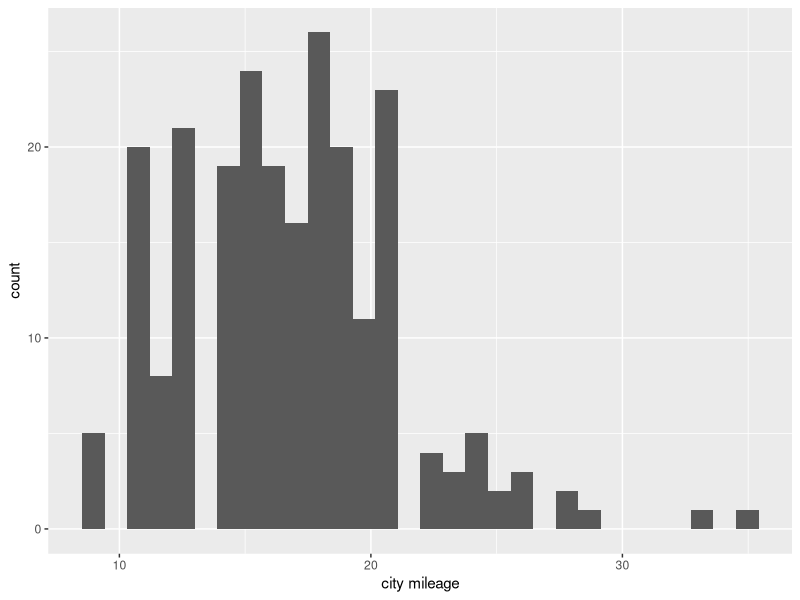
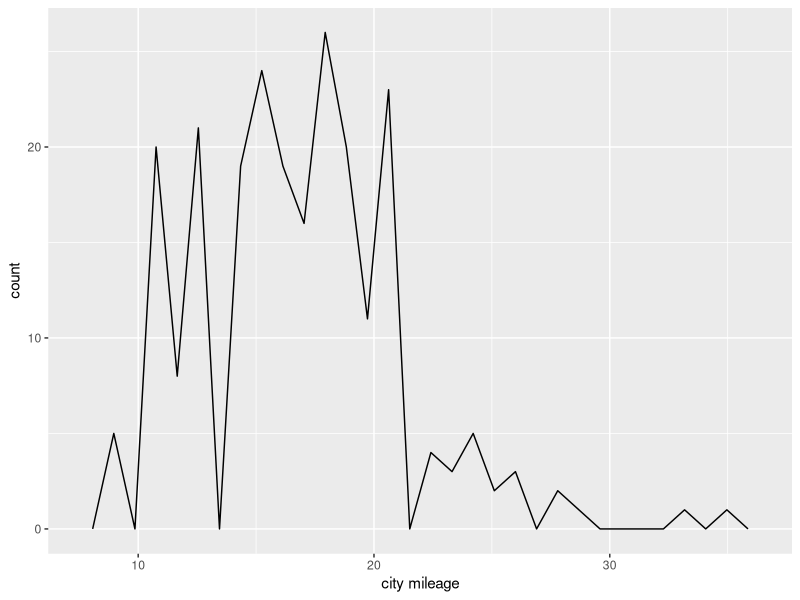
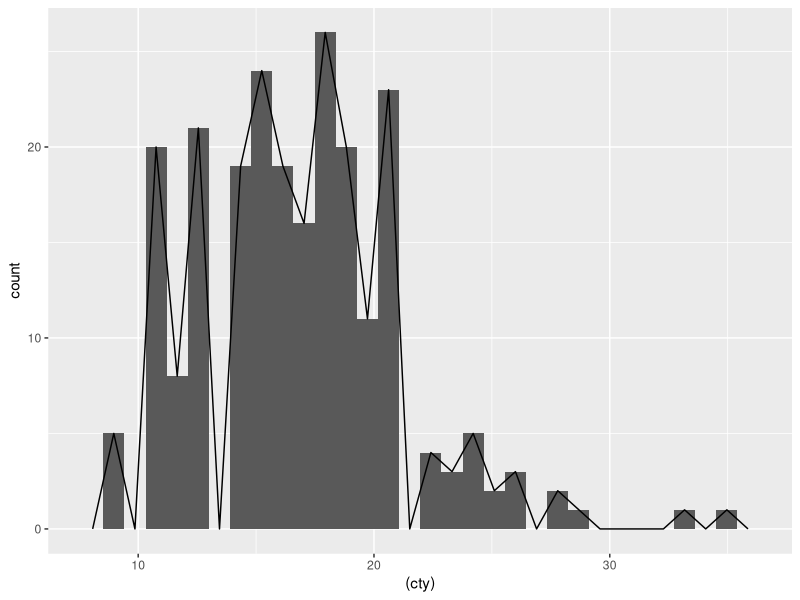
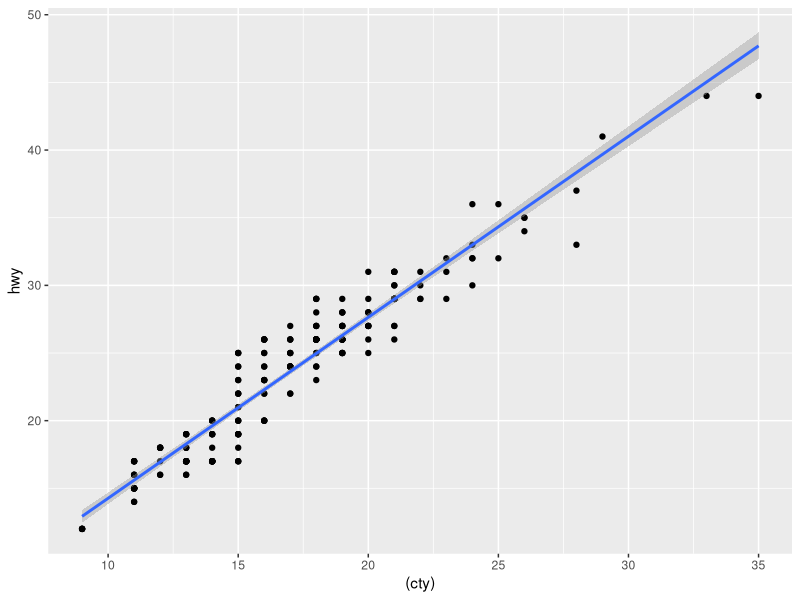
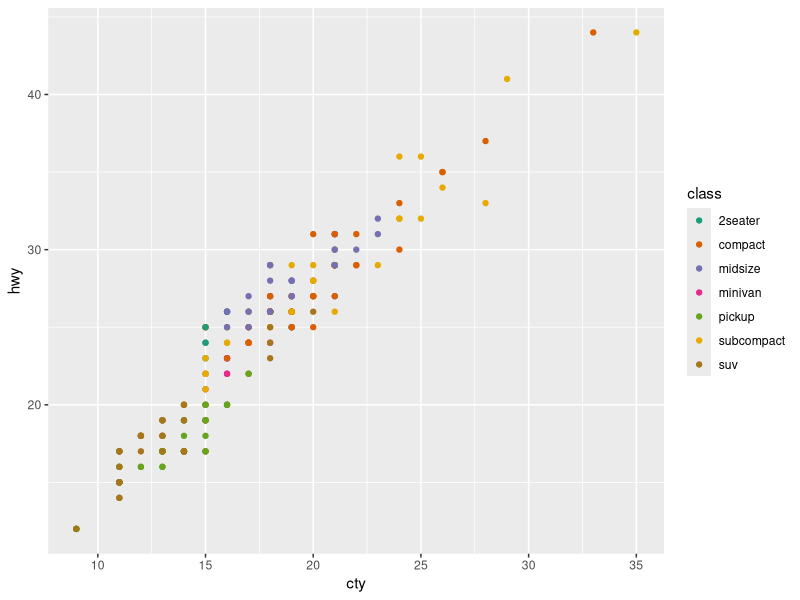

Write the R code that produced these figures, in order.
###DATA EXPLORATION##
###Set your working directory######
#####   setwd( "C:/.......")  ######
getwd()
setwd("C:/Users/apple/Desktop/R PROG PRACTICE FILES")

##TIDYVERSE
library(tidyverse) ## to load the tidyverse package####

data() ## views the entire R datasets inside the tidyverse package####
view(mpg) ## this views the table containing the mpg data####
?mpg ## this is the definintion page in R showing the information about mpg data set####
?mean ## this shows the definition of the mean command ####
glimpse(mpg) ## this shows a glimpse of the dataset####
view(mpg)

####DATA CLEANING AND TRANSFORMATION
filter(mpg, cty>20) ## this returns only information from the mpg that has cty>20 only####

mpg_efficient<-filter(mpg, cty>20) ## this stores the filtered data into the environment as mpg_efficient#### 

view(mpg_efficient) ## this will view the data in the filtered value that was named as mpg_efficient####
mpg_ford<- filter(mpg, manufacturer== "ford") ## this takes only the data that has the manufacturer as "ford"

mpg_ford #### returns the saved data mpg_ford.

mpg_metric<- mutate(mpg, cty_metric = 0.425144 * cty) ## creates additional table/row named mpg_metric in km###

glimpse(mpg_metric)

#### using the pipe operator in R##
### the pipeoperator takes a column in the data to analyse##
## the shortcut on the keyboard is to press ctrl+shift+m##

mpg_metric<- mpg %>%
  mutate(cty_metric = 0.425144 * cty) %>% ##
  view
mpg %>% 
  group_by(class) %>%  ### this returns only the grouped data by class##
     summarise(mean(cty), median(cty))  ## this returns the mean of cty by summarising it####


##data visualisation with ggplot2##

ggplot(mpg,aes(x=(cty)))+ ## this assigns cty to x-axis#
  geom_histogram()+ ## plots with histogram
  labs(x= "city mileage")## labels/name the x-axis as city mileage

ggplot(mpg,aes(x=(cty)))+
  geom_freqpoly()+ #plots with freqpoly
  labs(x= "city mileage")

ggplot(mpg,aes(x=(cty)))+ ## this assigns cty to x-axis#
  geom_histogram()+ ## plots with histogram
 geom_freqpoly()## and freqpoly graph
  labs(x= "city mileage")
  
ggplot(mpg, aes(x=(cty), y =hwy))+## this assigns the x and y labels respectively
  geom_point()+ ## plots using the geom_point in ggplot
  geom_smooth(method = "lm")

ggplot(mpg, aes(x=cty,
                y =hwy, ##this assigns the x and y labels respectively
                color= class))+##then labels the point as class using colors 
  geom_point()+
  scale_color_brewer(palette = "Dark2")## to change the color palette to second dark


## communicating the report

